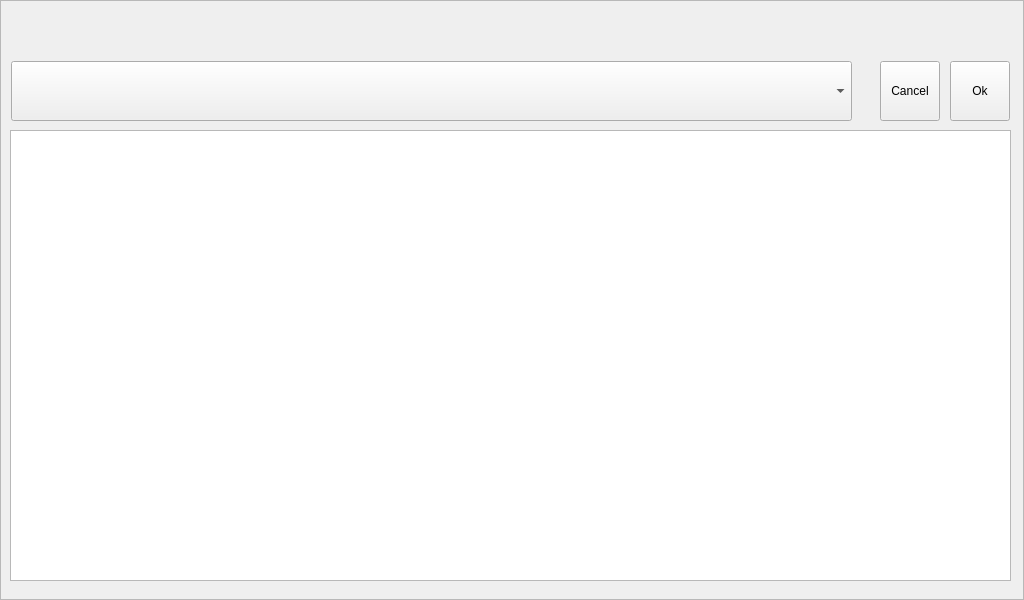
<?xml version="1.0" encoding="UTF-8"?>
<ui version="4.0">
 <class>PlayListAudioFrame</class>
 <widget class="QFrame" name="PlayListAudioFrame">
  <property name="geometry">
   <rect>
    <x>0</x>
    <y>0</y>
    <width>1024</width>
    <height>600</height>
   </rect>
  </property>
  <property name="windowTitle">
   <string>Frame</string>
  </property>
  <property name="autoFillBackground">
   <bool>true</bool>
  </property>
  <property name="styleSheet">
   <string notr="true">color: rgb(1, 1, 1);</string>
  </property>
  <property name="frameShape">
   <enum>QFrame::StyledPanel</enum>
  </property>
  <property name="frameShadow">
   <enum>QFrame::Raised</enum>
  </property>
  <widget class="QListWidget" name="listWidget">
   <property name="geometry">
    <rect>
     <x>10</x>
     <y>130</y>
     <width>1001</width>
     <height>451</height>
    </rect>
   </property>
   <property name="font">
    <font>
     <pointsize>18</pointsize>
    </font>
   </property>
   <property name="locale">
    <locale language="Korean" country="SouthKorea"/>
   </property>
   <property name="frameShape">
    <enum>QFrame::StyledPanel</enum>
   </property>
   <property name="autoScrollMargin">
    <number>20</number>
   </property>
   <property name="batchSize">
    <number>5</number>
   </property>
  </widget>
  <widget class="QComboBox" name="diskListCombo">
   <property name="geometry">
    <rect>
     <x>11</x>
     <y>61</y>
     <width>841</width>
     <height>60</height>
    </rect>
   </property>
   <property name="minimumSize">
    <size>
     <width>600</width>
     <height>60</height>
    </size>
   </property>
  </widget>
  <widget class="QPushButton" name="btnCancel">
   <property name="geometry">
    <rect>
     <x>880</x>
     <y>61</y>
     <width>60</width>
     <height>60</height>
    </rect>
   </property>
   <property name="minimumSize">
    <size>
     <width>60</width>
     <height>60</height>
    </size>
   </property>
   <property name="maximumSize">
    <size>
     <width>16777215</width>
     <height>16777215</height>
    </size>
   </property>
   <property name="text">
    <string>Cancel</string>
   </property>
  </widget>
  <widget class="QPushButton" name="btnOk">
   <property name="geometry">
    <rect>
     <x>950</x>
     <y>61</y>
     <width>60</width>
     <height>60</height>
    </rect>
   </property>
   <property name="minimumSize">
    <size>
     <width>0</width>
     <height>60</height>
    </size>
   </property>
   <property name="maximumSize">
    <size>
     <width>16777215</width>
     <height>16777215</height>
    </size>
   </property>
   <property name="text">
    <string>Ok</string>
   </property>
  </widget>
 </widget>
 <resources/>
 <connections/>
</ui>
